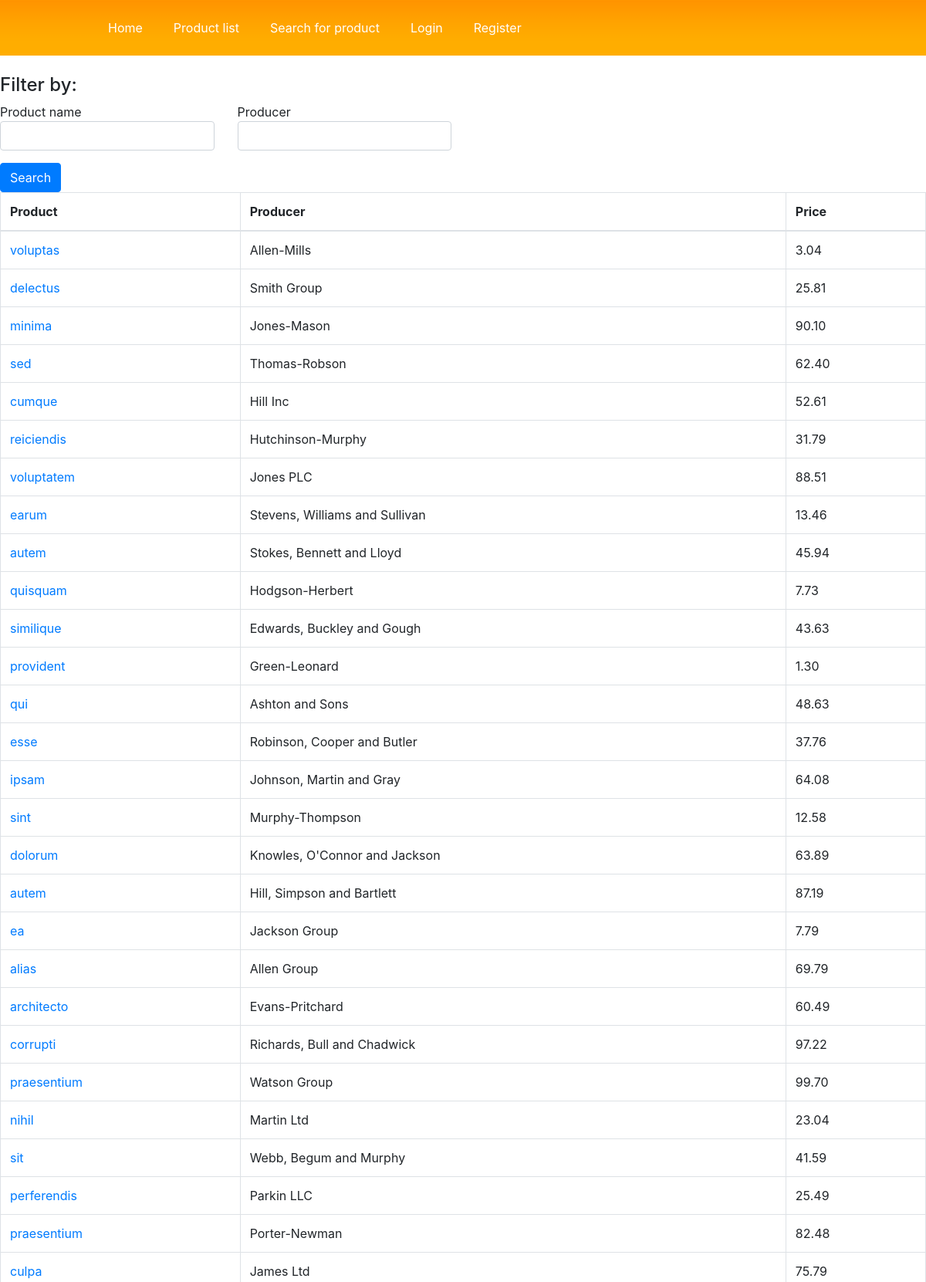
The app's page /search/ (upper part) with its own data.
### Shop/models.py (models this page shows)
class Product(models.Model):
    name = models.TextField(max_length=100)
    producer = models.TextField(max_length=100)
    description = models.TextField()
    price = models.DecimalField(max_digits=10, decimal_places=2)
    image = models.ImageField(upload_to='images/', blank=True)

### templates/search_product.html (shortened to what this page needs)
{% extends 'base.html' %}
{% load crispy_forms_tags %}
{% load widget_tweaks %}
{% block content %}
<form method="get">
    <div class="well">
      <h4 style="margin-top: 0">Filter by:</h4>
      <div class="row">
        <div class="form-group col-sm-4 col-md-3">
            <h8>Product name</h8>
          {% render_field filter.form.name class="form-control" %}
        </div>
        <div class="form-group col-sm-4 col-md-3">
            <h8>Producer</h8>
          {% render_field filter.form.producer class="form-control" %}
        </div>
          </div>
        </div>
      </div>
      <button type="submit" class="btn btn-primary">
         Search
      </button>
  <table class="table table-bordered">
    <thead>
      <tr>
        <th>Product</th>
        <th>Producer</th>
        <th>Price</th>
      </tr>
    </thead>
    <tbody>
      {% for product in filter.qs %}
        <tr>
          <td><a href="{% url 'Shop:product_info' product.id %}">{{ product.name }}</a></td>
          <td>{{ product.producer }}</td>
            <td>{{ product.price }}</td>
        </tr>
      {% empty %}
        <tr>
          <td colspan="5">No data</td>
        </tr>
      {% endfor %}
    </tbody>
  </table>
{% endblock %}

### Common/static/css/style.css (style rules this page uses)
body { margin:0; padding:0; background: url("../media/bg-body.gif"); background-repeat:repeat-x; }

### records on screen
Product: name "voluptas", producer "Allen-Mills", price "3.04"
Product: name "delectus", producer "Smith Group", price "25.81"
Product: name "minima", producer "Jones-Mason", price "90.10"
Product: name "sed", producer "Thomas-Robson", price "62.40"
Product: name "cumque", producer "Hill Inc", price "52.61"
Product: name "reiciendis", producer "Hutchinson-Murphy", price "31.79"
Product: name "voluptatem", producer "Jones PLC", price "88.51"
Product: name "earum", producer "Stevens, Williams and Sullivan", price "13.46"
Product: name "autem", producer "Stokes, Bennett and Lloyd", price "45.94"
Product: name "quisquam", producer "Hodgson-Herbert", price "7.73"
Product: name "similique", producer "Edwards, Buckley and Gough", price "43.63"
Product: name "provident", producer "Green-Leonard", price "1.30"
Product: name "qui", producer "Ashton and Sons", price "48.63"
Product: name "esse", producer "Robinson, Cooper and Butler", price "37.76"
Product: name "ipsam", producer "Johnson, Martin and Gray", price "64.08"
Product: name "sint", producer "Murphy-Thompson", price "12.58"
Product: name "dolorum", producer "Knowles, O'Connor and Jackson", price "63.89"
Product: name "autem", producer "Hill, Simpson and Bartlett", price "87.19"
Product: name "ea", producer "Jackson Group", price "7.79"
Product: name "alias", producer "Allen Group", price "69.79"
Product: name "architecto", producer "Evans-Pritchard", price "60.49"
Product: name "corrupti", producer "Richards, Bull and Chadwick", price "97.22"
Product: name "praesentium", producer "Watson Group", price "99.70"
Product: name "nihil", producer "Martin Ltd", price "23.04"
Product: name "sit", producer "Webb, Begum and Murphy", price "41.59"
Product: name "perferendis", producer "Parkin LLC", price "25.49"
Product: name "praesentium", producer "Porter-Newman", price "82.48"
Product: name "culpa", producer "James Ltd", price "75.79"
